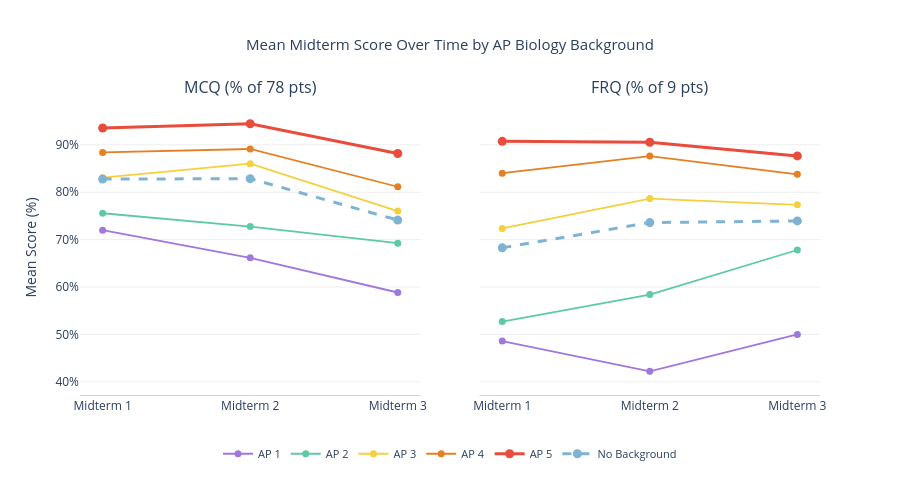

Source (notebook cell):
### Markdown cell above
### Midterm Scores Over Time by AP Background

### Code cell
# Denominators
MCQ_MAX = 78
FRQ_MAX = 9

# Groups
groups        = ['1', '2', '3', '4', '5', 'No Background']
display_names = ['AP 1', 'AP 2', 'AP 3', 'AP 4', 'AP 5', 'No Background']
colors        = ['#9F77DD', '#5DCAA5', '#F4D03F', '#E67E22', '#E74C3C', '#7FB3D3']
midterms      = ['Midterm 1', 'Midterm 2', 'Midterm 3']

# Compute means
df_plot = joined_all[joined_all['Analysis_Group'] != 'Other IB'].copy()

mcq_cols = ['MT1_MCQ', 'MT2_MCQ', 'MT3_MCQ']
frq_cols = ['MT1_FRQ', 'MT2_FRQ', 'MT3_FRQ']

mcq_means = (df_plot.groupby('Analysis_Group')[mcq_cols].mean() / MCQ_MAX * 100)
frq_means = (df_plot.groupby('Analysis_Group')[frq_cols].mean() / FRQ_MAX * 100)
mcq_means.columns = midterms
frq_means.columns = midterms

# also compute sample sizes for hover
n_per_group = df_plot.groupby('Analysis_Group').size()

# shared y range
all_vals = pd.concat([mcq_means, frq_means]).values.flatten()
y_min = max(0,  all_vals.min() - 5)
y_max = min(100, all_vals.max() + 5)

# Build figure
fig = make_subplots(
    rows=1, cols=2,
    subplot_titles=['MCQ (% of 78 pts)', 'FRQ (% of 9 pts)'],
    shared_yaxes=True,
    horizontal_spacing=0.08
)

for col_idx, (means, exam_label) in enumerate([(mcq_means, 'MCQ'), (frq_means, 'FRQ')], start=1):
    for group, display, color in zip(groups, display_names, colors):
        if group not in means.index:
            continue

        vals = means.loc[group]
        n    = n_per_group.get(group, 0)

        # hover text per point
        hover = [
            f"<b>{display}</b><br>"
            f"{mt}: {v:.1f}%<br>"
            f"n = {n} students"
            for mt, v in zip(midterms, vals)
        ]

        fig.add_trace(
            go.Scatter(
                x=midterms,
                y=vals.values,
                mode='lines+markers',
                name=display,
                line=dict(
                    color=color,
                    width=3 if group in ('5', 'No Background') else 1.8,
                    dash='dash' if group == 'No Background' else 'solid'
                ),
                marker=dict(size=9 if group in ('5', 'No Background') else 7),
                hovertemplate='%{customdata}<extra></extra>',
                customdata=hover,
                legendgroup=display,        # link MCQ + FRQ traces in legend
                showlegend=(col_idx == 1),  # only show legend entry once
            ),
            row=1, col=col_idx
        )

# Layout
fig.update_layout(
    title=dict(
        text='Mean Midterm Score Over Time by AP Biology Background',
        font=dict(size=15),
        x=0.5
    ),
    yaxis=dict(range=[y_min, y_max], ticksuffix='%', title='Mean Score (%)'),
    yaxis2=dict(range=[y_min, y_max], ticksuffix='%'),
    legend=dict(
        orientation='h',
        yanchor='top',
        y=-0.15,
        xanchor='center',
        x=0.5,
        font=dict(size=11)
    ),
    hovermode='x unified',
    plot_bgcolor='white',
    width=900,
    height=480,
)

# Clean grid styling
for axis in ['xaxis', 'xaxis2']:
    fig.update_layout({axis: dict(showgrid=False, linecolor='lightgrey')})
for axis in ['yaxis', 'yaxis2']:
    fig.update_layout({axis: dict(gridcolor='#eeeeee', gridwidth=1)})

fig.show()

### Figure 1 — Plotly figure (JSON) as saved in the notebook; plotly's stock layout.template omitted (floating-point values rounded to 4 significant figures)
{"data": [{"customdata": ["<b>AP 1</b><br>Midterm 1: 72.0%<br>n = 10 students", "<b>AP 1</b><br>Midterm 2: 66.2%<br>n = 10 students", "<b>AP 1</b><br>Midterm 3: 58.8%<br>n = 10 students"], "hovertemplate": "%{customdata}<extra></extra>", "legendgroup": "AP 1", "line": {"color": "#9F77DD", "dash": "solid", "width": 1.8}, "marker": {"size": 7}, "mode": "lines+markers", "name": "AP 1", "showlegend": true, "type": "scatter", "x": ["Midterm 1", "Midterm 2", "Midterm 3"], "xaxis": "x", "y": [72.0, 66.15, 58.85], "yaxis": "y"}, {"customdata": ["<b>AP 2</b><br>Midterm 1: 75.6%<br>n = 37 students", "<b>AP 2</b><br>Midterm 2: 72.8%<br>n = 37 students", "<b>AP 2</b><br>Midterm 3: 69.2%<br>n = 37 students"], "hovertemplate": "%{customdata}<extra></extra>", "legendgroup": "AP 2", "line": {"color": "#5DCAA5", "dash": "solid", "width": 1.8}, "marker": {"size": 7}, "mode": "lines+markers", "name": "AP 2", "showlegend": true, "type": "scatter", "x": ["Midterm 1", "Midterm 2", "Midterm 3"], "xaxis": "x", "y": [75.57, 72.77, 69.24], "yaxis": "y"}, {"customdata": ["<b>AP 3</b><br>Midterm 1: 83.1%<br>n = 82 students", "<b>AP 3</b><br>Midterm 2: 86.0%<br>n = 82 students", "<b>AP 3</b><br>Midterm 3: 76.0%<br>n = 82 students"], "hovertemplate": "%{customdata}<extra></extra>", "legendgroup": "AP 3", "line": {"color": "#F4D03F", "dash": "solid", "width": 1.8}, "marker": {"size": 7}, "mode": "lines+markers", "name": "AP 3", "showlegend": true, "type": "scatter", "x": ["Midterm 1", "Midterm 2", "Midterm 3"], "xaxis": "x", "y": [83.07, 86.02, 76.03], "yaxis": "y"}, {"customdata": ["<b>AP 4</b><br>Midterm 1: 88.4%<br>n = 100 students", "<b>AP 4</b><br>Midterm 2: 89.1%<br>n = 100 students", "<b>AP 4</b><br>Midterm 3: 81.2%<br>n = 100 students"], "hovertemplate": "%{customdata}<extra></extra>", "legendgroup": "AP 4", "line": {"color": "#E67E22", "dash": "solid", "width": 1.8}, "marker": {"size": 7}, "mode": "lines+markers", "name": "AP 4", "showlegend": true, "type": "scatter", "x": ["Midterm 1", "Midterm 2", "Midterm 3"], "xaxis": "x", "y": [88.4, 89.12, 81.16], "yaxis": "y"}, {"customdata": ["<b>AP 5</b><br>Midterm 1: 93.6%<br>n = 84 students", "<b>AP 5</b><br>Midterm 2: 94.5%<br>n = 84 students", "<b>AP 5</b><br>Midterm 3: 88.2%<br>n = 84 students"], "hovertemplate": "%{customdata}<extra></extra>", "legendgroup": "AP 5", "line": {"color": "#E74C3C", "dash": "solid", "width": 3}, "marker": {"size": 9}, "mode": "lines+markers", "name": "AP 5", "showlegend": true, "type": "scatter", "x": ["Midterm 1", "Midterm 2", "Midterm 3"], "xaxis": "x", "y": [93.56, 94.46, 88.18], "yaxis": "y"}, {"customdata": ["<b>No Background</b><br>Midterm 1: 82.8%<br>n = 320 students", "<b>No Background</b><br>Midterm 2: 82.9%<br>n = 320 students", "<b>No Background</b><br>Midterm 3: 74.1%<br>n = 320 students"], "hovertemplate": "%{customdata}<extra></extra>", "legendgroup": "No Background", "line": {"color": "#7FB3D3", "dash": "dash", "width": 3}, "marker": {"size": 9}, "mode": "lines+markers", "name": "No Background", "showlegend": true, "type": "scatter", "x": ["Midterm 1", "Midterm 2", "Midterm 3"], "xaxis": "x", "y": [82.77, 82.87, 74.12], "yaxis": "y"}, {"customdata": ["<b>AP 1</b><br>Midterm 1: 48.6%<br>n = 10 students", "<b>AP 1</b><br>Midterm 2: 42.2%<br>n = 10 students", "<b>AP 1</b><br>Midterm 3: 50.0%<br>n = 10 students"], "hovertemplate": "%{customdata}<extra></extra>", "legendgroup": "AP 1", "line": {"color": "#9F77DD", "dash": "solid", "width": 1.8}, "marker": {"size": 7}, "mode": "lines+markers", "name": "AP 1", "showlegend": false, "type": "scatter", "x": ["Midterm 1", "Midterm 2", "Midterm 3"], "xaxis": "x2", "y": [48.61, 42.22, 50.0], "yaxis": "y2"}, {"customdata": ["<b>AP 2</b><br>Midterm 1: 52.7%<br>n = 37 students", "<b>AP 2</b><br>Midterm 2: 58.4%<br>n = 37 students", "<b>AP 2</b><br>Midterm 3: 67.8%<br>n = 37 students"], "hovertemplate": "%{customdata}<extra></extra>", "legendgroup": "AP 2", "line": {"color": "#5DCAA5", "dash": "solid", "width": 1.8}, "marker": {"size": 7}, "mode": "lines+markers", "name": "AP 2", "showlegend": false, "type": "scatter", "x": ["Midterm 1", "Midterm 2", "Midterm 3"], "xaxis": "x2", "y": [52.7, 58.41, 67.81], "yaxis": "y2"}, {"customdata": ["<b>AP 3</b><br>Midterm 1: 72.4%<br>n = 82 students", "<b>AP 3</b><br>Midterm 2: 78.7%<br>n = 82 students", "<b>AP 3</b><br>Midterm 3: 77.3%<br>n = 82 students"], "hovertemplate": "%{customdata}<extra></extra>", "legendgroup": "AP 3", "line": {"color": "#F4D03F", "dash": "solid", "width": 1.8}, "marker": {"size": 7}, "mode": "lines+markers", "name": "AP 3", "showlegend": false, "type": "scatter", "x": ["Midterm 1", "Midterm 2", "Midterm 3"], "xaxis": "x2", "y": [72.36, 78.66, 77.34], "yaxis": "y2"}, {"customdata": ["<b>AP 4</b><br>Midterm 1: 84.0%<br>n = 100 students", "<b>AP 4</b><br>Midterm 2: 87.6%<br>n = 100 students", "<b>AP 4</b><br>Midterm 3: 83.8%<br>n = 100 students"], "hovertemplate": "%{customdata}<extra></extra>", "legendgroup": "AP 4", "line": {"color": "#E67E22", "dash": "solid", "width": 1.8}, "marker": {"size": 7}, "mode": "lines+markers", "name": "AP 4", "showlegend": false, "type": "scatter", "x": ["Midterm 1", "Midterm 2", "Midterm 3"], "xaxis": "x2", "y": [84.03, 87.63, 83.78], "yaxis": "y2"}, {"customdata": ["<b>AP 5</b><br>Midterm 1: 90.7%<br>n = 84 students", "<b>AP 5</b><br>Midterm 2: 90.5%<br>n = 84 students", "<b>AP 5</b><br>Midterm 3: 87.7%<br>n = 84 students"], "hovertemplate": "%{customdata}<extra></extra>", "legendgroup": "AP 5", "line": {"color": "#E74C3C", "dash": "solid", "width": 3}, "marker": {"size": 9}, "mode": "lines+markers", "name": "AP 5", "showlegend": false, "type": "scatter", "x": ["Midterm 1", "Midterm 2", "Midterm 3"], "xaxis": "x2", "y": [90.74, 90.54, 87.66], "yaxis": "y2"}, {"customdata": ["<b>No Background</b><br>Midterm 1: 68.3%<br>n = 320 students", "<b>No Background</b><br>Midterm 2: 73.6%<br>n = 320 students", "<b>No Background</b><br>Midterm 3: 73.9%<br>n = 320 students"], "hovertemplate": "%{customdata}<extra></extra>", "legendgroup": "No Background", "line": {"color": "#7FB3D3", "dash": "dash", "width": 3}, "marker": {"size": 9}, "mode": "lines+markers", "name": "No Background", "showlegend": false, "type": "scatter", "x": ["Midterm 1", "Midterm 2", "Midterm 3"], "xaxis": "x2", "y": [68.26, 73.6, 73.94], "yaxis": "y2"}], "layout": {"annotations": [{"font": {"size": 16}, "showarrow": false, "text": "MCQ (% of 78 pts)", "x": 0.23, "xanchor": "center", "xref": "paper", "y": 1, "yanchor": "bottom", "yref": "paper"}, {"font": {"size": 16}, "showarrow": false, "text": "FRQ (% of 9 pts)", "x": 0.77, "xanchor": "center", "xref": "paper", "y": 1, "yanchor": "bottom", "yref": "paper"}], "height": 480, "hovermode": "x unified", "legend": {"font": {"size": 11}, "orientation": "h", "x": 0.5, "xanchor": "center", "y": -0.15, "yanchor": "top"}, "plot_bgcolor": "white", "title": {"font": {"size": 15}, "text": "Mean Midterm Score Over Time by AP Biology Background", "x": 0.5}, "width": 900, "xaxis": {"anchor": "y", "domain": [0, 0.46], "linecolor": "lightgrey", "showgrid": false}, "xaxis2": {"anchor": "y2", "domain": [0.54, 1], "linecolor": "lightgrey", "showgrid": false}, "yaxis": {"anchor": "x", "domain": [0, 1], "gridcolor": "#eeeeee", "gridwidth": 1, "range": [37.22, 99.46], "ticksuffix": "%", "title": {"text": "Mean Score (%)"}}, "yaxis2": {"anchor": "x2", "domain": [0, 1], "gridcolor": "#eeeeee", "gridwidth": 1, "matches": "y", "range": [37.22, 99.46], "showticklabels": false, "ticksuffix": "%"}}}
